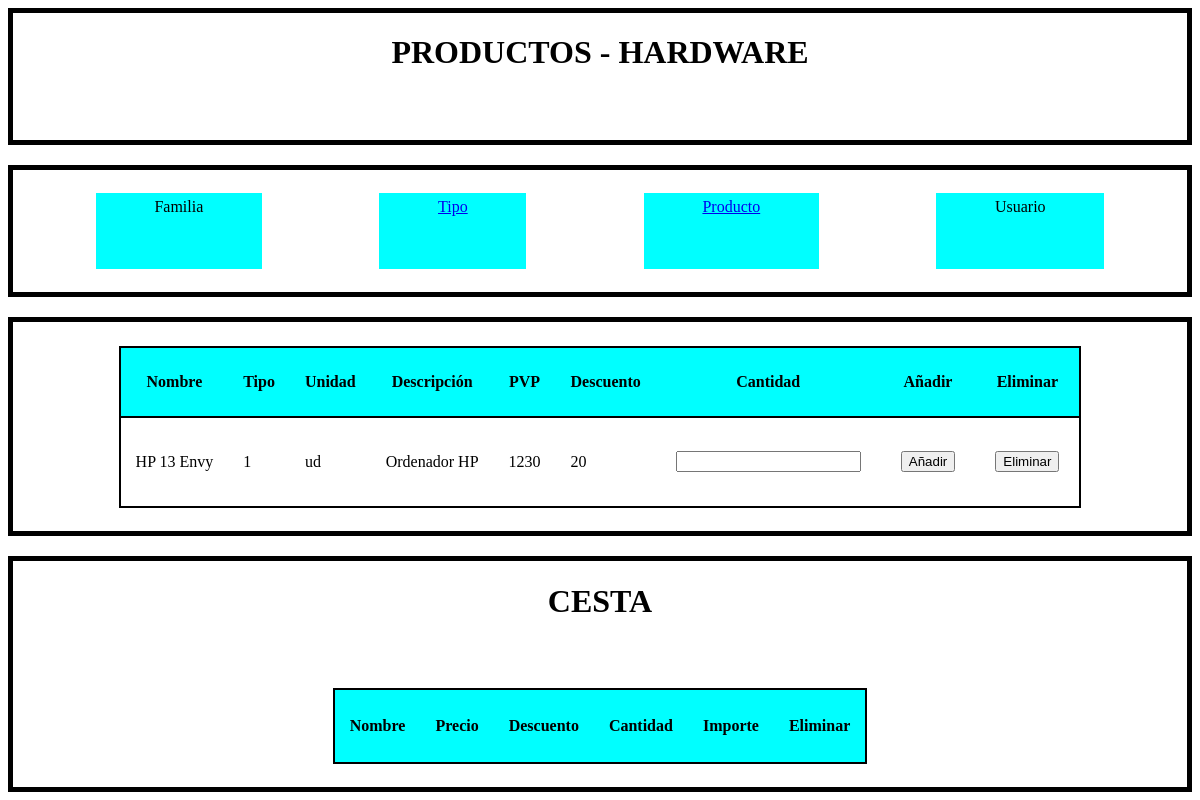
/producto.php?idTipo=1, run on an earlier commit of the app's database.
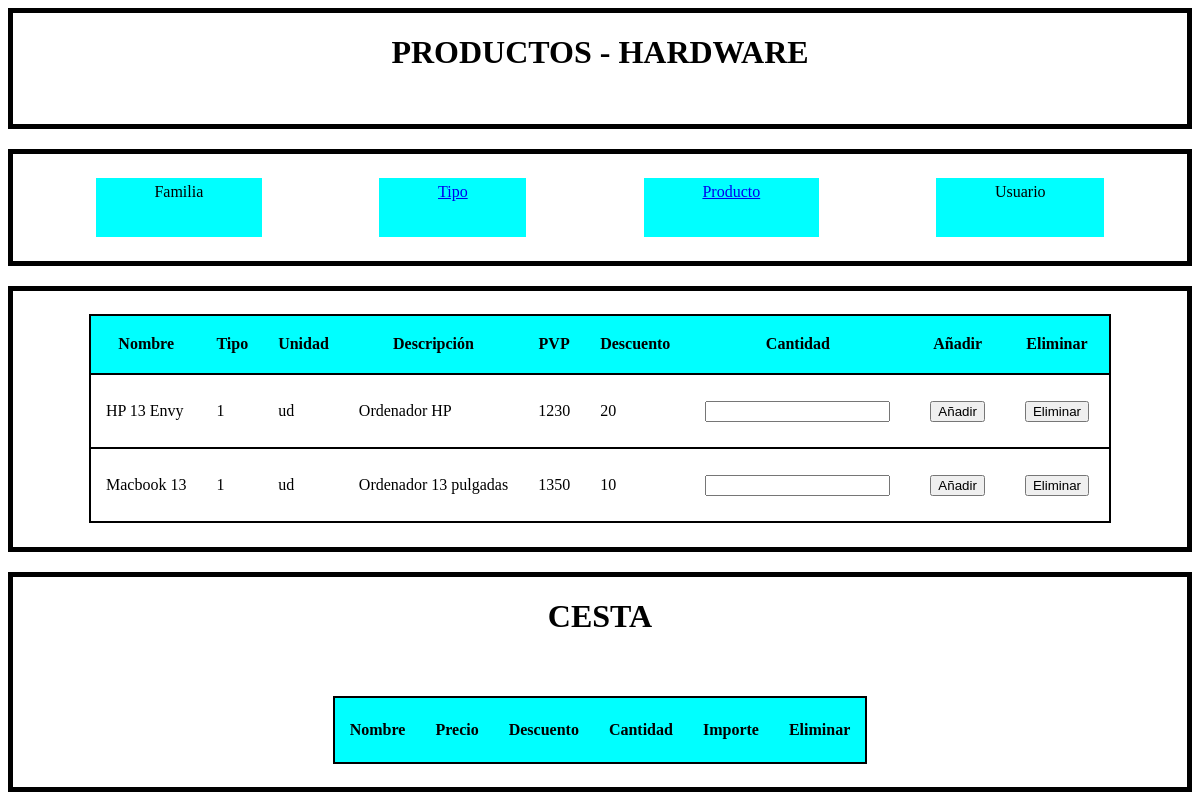
And on a later commit of the database.
### tables this page shows
CREATE TABLE `tipo_producto` (
  `idTipo_producto` int(11) UNSIGNED NOT NULL,
  `DescTipoProd` varchar(45) NOT NULL,
  `idFamilia` int(11) UNSIGNED NOT NULL
);

CREATE TABLE `producto` (
  `idProducto` int(11) UNSIGNED NOT NULL,
  `ProductoNombre` varchar(45) NOT NULL,
  `idTipoProducto` int(11) UNSIGNED NOT NULL,
  `Unidad` varchar(45) NOT NULL,
  `Descripcion` varchar(45) NOT NULL,
  `pvpUnidad` float NOT NULL,
  `Descuento` float NOT NULL
);

### conexion.php (called while the page is built, shortened)
<?php
    class BaseDatos{
        private $conexion;
        private $user ;
        private $host;
        private $pass ;
        private $db;
        public function __construct() {
            $this->user = "root";
            $this->host = "localhost";
            $this->pass = "";
            $this->db = "ud03";
        }
        public function conectar() {
            $this->conexion = new mysqli($this->host,$this->user,$this->pass,$this->db);
            if ($this->conexion->connect_errno) {
                printf("Connect failed: %s\n", $mysqli->connect_error);
                exit();
            } else {
                return $this->conexion;
            }
        }
        public function seleccionar($query) {
            $resultado=$this->conexion->query($query);
            return $resultado;
        }
    }
?>

### producto.php (the view, shortened to what this page needs)
<?php
    include ("conexion.php");
    $bd = new BaseDatos();
    $idTipo = (isset($_GET['idTipo']) ? $_GET['idTipo'] : $_POST['idTipo']);
?>
<html>
    <head>
        <link rel="stylesheet" href="style.css"/>
    </head>
    <body>
        <div class="header">
            <?php
                $resTipoProd = $bd->seleccionar("select * from tipo_producto where tipo_producto.idTipo_producto = $idTipo");
                $tipoProd = $resTipoProd->fetch_assoc();
                echo "<h1>PRODUCTOS - " . strToUpper($tipoProd['DescTipoProd']) . "</h1>";
            ?>
        </div>
        <div class="nav">
            <a class="botonNav">Familia</a>
            <a class="botonNav" href="index.php">Tipo</a>
            <a class="botonNav" href="fichaProductos.php">Producto</a>
            <a class="botonNav">Usuario</a>
        </div>
        <div class="content">
            <table class="tablaProductos">
                <tr>
                    <th>Nombre</th>
                    <th>Tipo</th>
                    <th>Unidad</th>
                    <th>Descripci&oacute;n</th>
                    <th>PVP</th>
                    <th>Descuento</th>
                    <th>Cantidad</th>
                    <th>Añadir</th>
                    <th>Eliminar</th>
                </tr>
                <?php
                    $resProd = $bd->seleccionar("select * from producto where producto.idTipoProducto = $idTipo");
                    while ($prod = $resProd->fetch_assoc()) {
                ?>
                    <tr>
                        <td><?php echo $prod['ProductoNombre'];?></td>
                        <td><?php echo $prod['idTipoProducto'];?></td>
                        <td><?php echo $prod['Unidad'];?></td>
                        <td><?php echo $prod['Descripcion'];?></td>
                        <td><?php echo $prod['pvpUnidad'];?></td>
                        <td><?php echo $prod['Descuento'];?></td>
                        <form method="POST" action=<?php echo $_SERVER['PHP_SELF'];?>>
                            <td><input type="text" name="cantidad"></td>
                            <td><input type="submit" value="Añadir"></td>
                        </form>
                        <form method="POST" action=<?php echo $_SERVER['PHP_SELF'];?>>
                            <td><input type="submit" value="Eliminar"></td>
                        </form>
                    </tr>
                <?php }?>
            </table>
        </div>
        <div class="content">
            <h1>CESTA</h1><br>
            <table class="tablaProductos">
                <tr>
                    <th>Nombre</th>
                    <th>Precio</th>
                    <th>Descuento</th>
                    <th>Cantidad</th>
                    <th>Importe</th>
                    <th>Eliminar</th>
                </tr>
            </table>
        </div>
    </body>
</html>

### style.css (style rules this page uses)
body { display: flex; flex-wrap: wrap; }
h1 { width: 100%; text-align: center; }
.header { text-align: center; border: 5px solid black; }
.content, .nav { display: flex; flex-direction: row; flex-wrap: wrap; justify-content: center; border: 5px solid black; margin-top: 20px; }
.content, .nav, .header { width: 100%; }
.botonNav { display: block; background-color: aqua; padding: 5px 5% 5px 5%; margin: 2% 5% 2% 5%; }
.tablaProductos { border: 2px solid black; border-collapse: collapse; margin: 2%; }
.tablaProductos tr { border-bottom: 2px solid black;; }
.tablaProductos th { background-color: aqua; }
.tablaProductos th, td { padding: 15px 15px; }
.tablaProductos form { margin: 2%; }
.tablaProductos input { margin: 5px; }

What changed in the data, as far as the page shows it:
now on this page (row edited): producto: ProductoNombre "Macbook 13", idTipoProducto "1", Unidad "ud", Descripcion "Ordenador 13 pulgadas", pvpUnidad "1350", Descuento "10"
